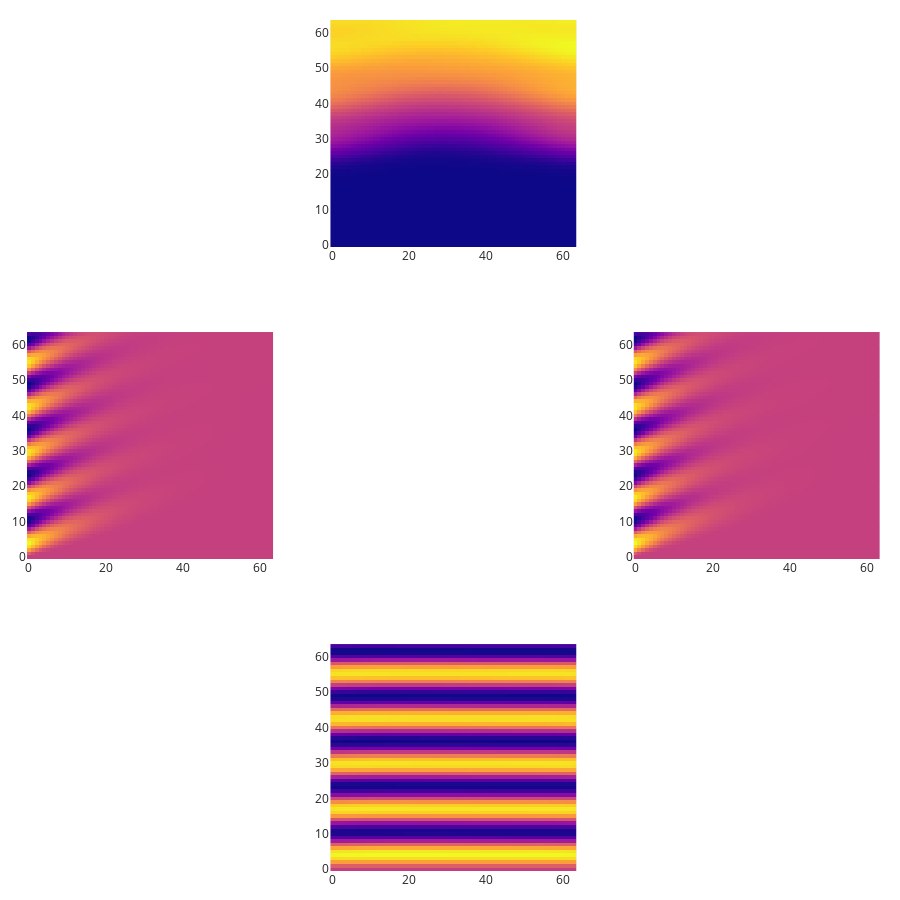

Notebook code for this chart:
### Code cell
# for src in [0,12,24,36]:
for src in [12]:

    print('Simulation #', 1 + src%12)

    fig = make_subplots(rows=3, cols=3)

    ## Dictionnary mapping data to its plot position
    plot_coord = {}
    plot_coord[0] = (1,2)
    plot_coord[3] = (3,2)
    plot_coord[6] = (2,1)
    plot_coord[9] = (2,3)

    for en in [0, 3, 6, 9]:
        if en==0:
            print('Énergie pour sur le bord du haut')
        elif en==3:
            print('Énergie pour sur le bord du bas')
        elif en==6:
            print('Énergie pour sur le bord gauche')
        else:
            print('Énergie pour sur le bord de droite')

        fig.add_trace(go.Heatmap(z=X[0,:,:,src+en], colorscale='plasma'), row=plot_coord[en][0], col=plot_coord[en][1])

    fig.update_layout(width=900, height=900, margin=dict(l=20, r=20, t=20, b=20))
    fig.update_traces(showscale=False)
    fig.show()

### Figure 1 — Plotly figure (JSON) as saved in the notebook; plotly's stock layout.template omitted (floating-point values rounded to 4 significant figures; data arrays with more than 128 entries replaced by an {"elided": "..."} marker saying what was removed)
{"data": [{"colorscale": [[0, "#0d0887"], [0.1111, "#46039f"], [0.2222, "#7201a8"], [0.3333, "#9c179e"], [0.4444, "#bd3786"], [0.5556, "#d8576b"], [0.6667, "#ed7953"], [0.7778, "#fb9f3a"], [0.8889, "#fdca26"], [1, "#f0f921"]], "showscale": false, "type": "heatmap", "xaxis": "x2", "yaxis": "y2", "z": {"elided": "64x64 float values"}}, {"colorscale": [[0, "#0d0887"], [0.1111, "#46039f"], [0.2222, "#7201a8"], [0.3333, "#9c179e"], [0.4444, "#bd3786"], [0.5556, "#d8576b"], [0.6667, "#ed7953"], [0.7778, "#fb9f3a"], [0.8889, "#fdca26"], [1, "#f0f921"]], "showscale": false, "type": "heatmap", "xaxis": "x8", "yaxis": "y8", "z": {"elided": "64x64 float values"}}, {"colorscale": [[0, "#0d0887"], [0.1111, "#46039f"], [0.2222, "#7201a8"], [0.3333, "#9c179e"], [0.4444, "#bd3786"], [0.5556, "#d8576b"], [0.6667, "#ed7953"], [0.7778, "#fb9f3a"], [0.8889, "#fdca26"], [1, "#f0f921"]], "showscale": false, "type": "heatmap", "xaxis": "x4", "yaxis": "y4", "z": {"elided": "64x64 float values"}}, {"colorscale": [[0, "#0d0887"], [0.1111, "#46039f"], [0.2222, "#7201a8"], [0.3333, "#9c179e"], [0.4444, "#bd3786"], [0.5556, "#d8576b"], [0.6667, "#ed7953"], [0.7778, "#fb9f3a"], [0.8889, "#fdca26"], [1, "#f0f921"]], "showscale": false, "type": "heatmap", "xaxis": "x6", "yaxis": "y6", "z": {"elided": "64x64 float values"}}], "layout": {"height": 900, "margin": {"b": 20, "l": 20, "r": 20, "t": 20}, "width": 900, "xaxis": {"anchor": "y", "domain": [0, 0.2889]}, "xaxis2": {"anchor": "y2", "domain": [0.3556, 0.6444]}, "xaxis3": {"anchor": "y3", "domain": [0.7111, 1]}, "xaxis4": {"anchor": "y4", "domain": [0, 0.2889]}, "xaxis5": {"anchor": "y5", "domain": [0.3556, 0.6444]}, "xaxis6": {"anchor": "y6", "domain": [0.7111, 1]}, "xaxis7": {"anchor": "y7", "domain": [0, 0.2889]}, "xaxis8": {"anchor": "y8", "domain": [0.3556, 0.6444]}, "xaxis9": {"anchor": "y9", "domain": [0.7111, 1]}, "yaxis": {"anchor": "x", "domain": [0.7333, 1]}, "yaxis2": {"anchor": "x2", "domain": [0.7333, 1]}, "yaxis3": {"anchor": "x3", "domain": [0.7333, 1]}, "yaxis4": {"anchor": "x4", "domain": [0.3667, 0.6333]}, "yaxis5": {"anchor": "x5", "domain": [0.3667, 0.6333]}, "yaxis6": {"anchor": "x6", "domain": [0.3667, 0.6333]}, "yaxis7": {"anchor": "x7", "domain": [0, 0.2667]}, "yaxis8": {"anchor": "x8", "domain": [0, 0.2667]}, "yaxis9": {"anchor": "x9", "domain": [0, 0.2667]}}}
